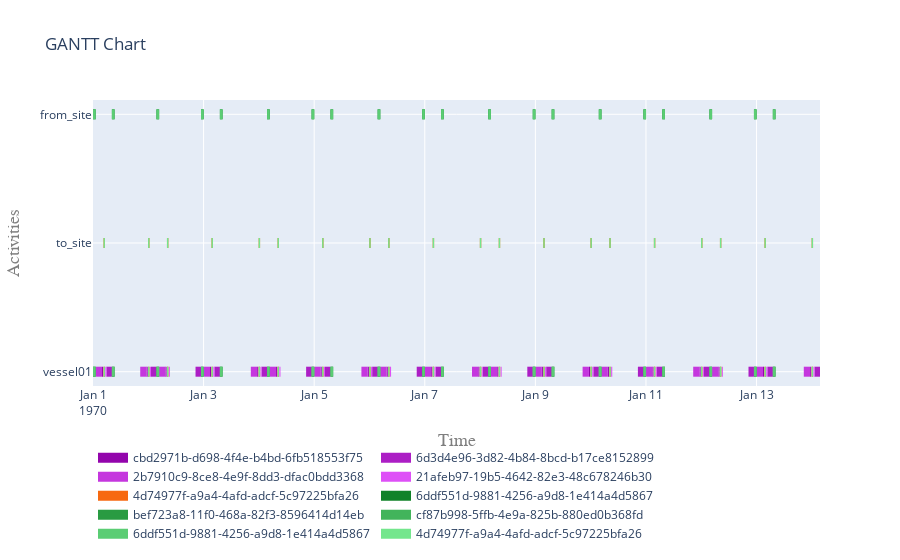

Here is the notebook cell this chart was saved with:
### Code cell
plot.get_gantt_chart([vessel01, from_site, to_site])
